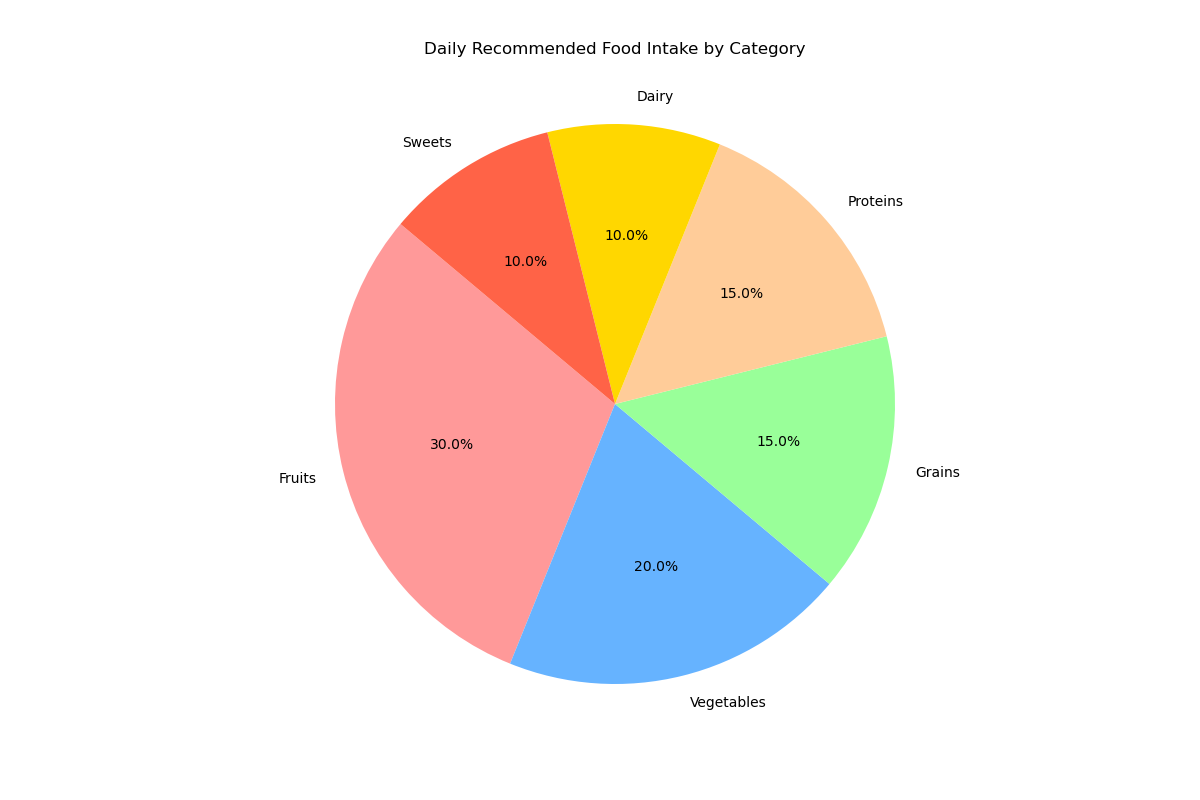

This chart was generated by the following Python code:

import matplotlib.pyplot as plt

# Table data
category = ['Fruits', 'Vegetables', 'Grains', 'Proteins', 'Dairy', 'Sweets']
percentage = [30.0, 20.0, 15.0, 15.0, 10.0, 10.0]
colors = ['#FF9999', '#66B3FF', '#99FF99', '#FFCC99', '#FFD700', '#FF6347']

# Plot
fig, ax = plt.subplots(figsize=(12, 8))  # Change width and height of the chart
ax.pie(percentage, labels=category, autopct='%1.1f%%', startangle=140, colors=colors)
ax.axis('equal')  # Equal aspect ratio ensures that pie is drawn as a circle.

plt.title('Daily Recommended Food Intake by Category', pad=30)
plt.show()
